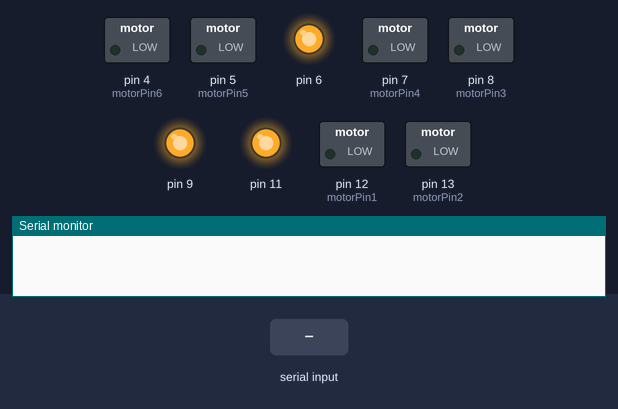
The sketch below on a simulated Arduino Uno, built with avr-gcc and run on an emulated ATmega328P. Parts: switched loads named in the sketch (green lamp = pin HIGH), output pins drawn as LEDs (lit = HIGH), the last lines printed to the serial monitor. The test bench sets the inputs (shaded band).

Above: at 1.2 s.
1.3 s: "1" received over Serial
At 2.4 s:
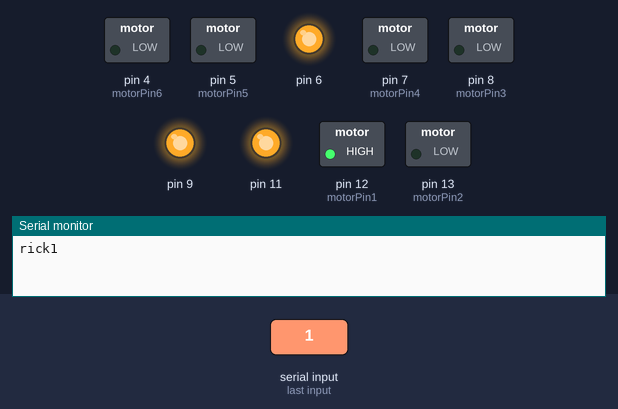
2.8 s: byte 100 ('d') received over Serial
At 3.5 s:
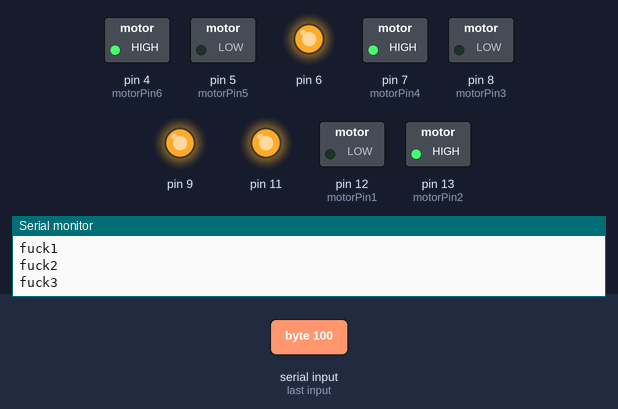
4.3 s: "3" received over Serial
At 4.7 s:
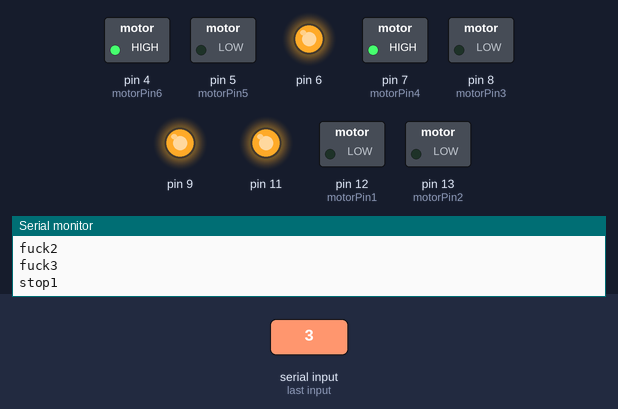
5.8 s: byte 48 ('0') received over Serial
At 7.0 s:
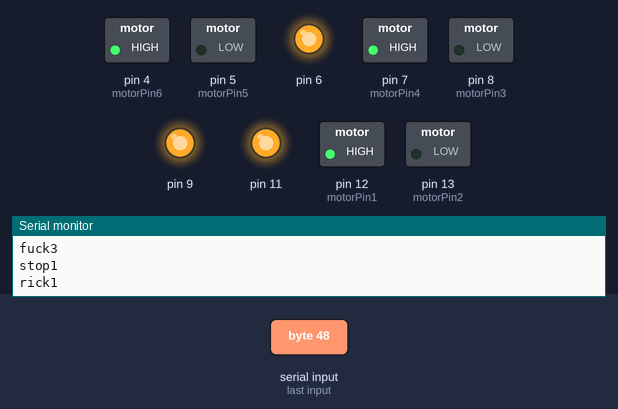
Timing chart, 0 to 15.3 s (numbered marks = the images above; inputs shaded):
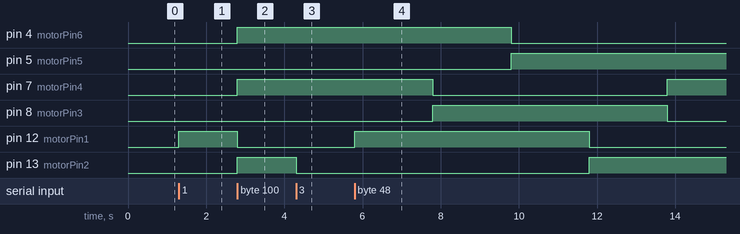

The sketch:

Stuart.ino
```cpp
const int motorPin1  = 12;
const int motorPin2  = 13;
const int motorPin3  = 8;
const int motorPin4  = 7;
const int motorPin5  = 5;
const int motorPin6  = 4;

void setup()
{
  pinMode(motorPin1, OUTPUT);
  pinMode(motorPin2, OUTPUT);
  pinMode(motorPin3, OUTPUT);
  pinMode(motorPin4, OUTPUT);
  pinMode(motorPin5, OUTPUT);
  pinMode(motorPin6, OUTPUT);
  pinMode(6, OUTPUT);
  analogWrite(6, 255);
  pinMode(9, OUTPUT);
  analogWrite(9, 255);
  pinMode(11, OUTPUT);
  analogWrite(11, 255);
  Serial.begin(9600);
}

void loop()
{
  char s;
  if (Serial.available())
  {
    s = Serial.read();

    if (s == '1')
      Aup();
    else if (s == '2')
      Adown();
    else if (s == '4')
      Bup();
    else if (s == '5')
      Bdown();
    else if (s == '7')
      Cup();
    else if (s == '8')
      Cdown();
    else if (s == '3')
      Astop();
    else if (s == '6')
      Bstop();
    else if (s == '9')
      Cstop();
    else if (s == 'a')
      allUp();
    else if (s == 'd')
      allDown();
    else if (s == 's')
      stopAll();
    else if (s == '0')
      style();
  }
}

void style()
{
  while (true)
  {
    Aup();
    delay(2000);
    Bup();
    delay(2000);
    Cup();
    delay(2000);
    Adown();
    delay(2000);
    Bdown();
    delay(2000);
    Cdown();
    delay(2000);
  }
}

void Aup()                                                     //This code  will turn Motor A up.
{
  digitalWrite(motorPin1, HIGH);
  digitalWrite(motorPin2, LOW);
  Serial.println("rick1");
  // delay(5000);
}

void Adown()                                                   //This code will turn Motor A down.
{
  digitalWrite(motorPin1, LOW);
  digitalWrite(motorPin2, HIGH);
  Serial.println("fuck1");
  //  delay(5000);
}

void Astop()                                                  //This code will stop Motor A.
{
  digitalWrite(motorPin1, LOW);
  digitalWrite(motorPin2, LOW);
  Serial.println("stop1");
}

void Bup()                                                    //This code  will turn MotorB up.
{
  digitalWrite(motorPin3, HIGH);
  digitalWrite(motorPin4, LOW);
  Serial.println("rick2");
  //  delay(5000);
}

void Bdown()                                                  //This code will turn Motor B down.
{
  digitalWrite(motorPin3, LOW);
  digitalWrite(motorPin4, HIGH);
  Serial.println("fuck2");
  //  delay(5000);
}

void Bstop()                                                  //This code will stop Motor B.
{
  digitalWrite(motorPin3, LOW);
  digitalWrite(motorPin4, LOW);
  Serial.println("stop2");
}

void Cup()                                                    //This code will turn Motor C up.
{
  digitalWrite(motorPin5, HIGH);
  digitalWrite(motorPin6, LOW);
  Serial.println("rick3");
  // delay(5000);
}

void Cdown()                                                  //This code will turn Motor C down.
{
  digitalWrite(motorPin5, LOW);
  digitalWrite(motorPin6, HIGH);
  Serial.println("fuck3");
  // delay(5000);
}

void Cstop()                                                  //This code will stop Motor C.
{
  digitalWrite(motorPin5, LOW);
  digitalWrite(motorPin6, LOW);
  Serial.println("stop3");
}

void allUp()                                                //STOPS THE MOTHERFUCKING UNIVERSE.
{
  Aup(); Bup(); Cup();
}

void allDown()                                                //STOPS THE MOTHERFUCKING UNIVERSE.
{
  Adown(); Bdown(); Cdown();
}

void stopAll()                                                //STOPS THE MOTHERFUCKING UNIVERSE.
{
  Astop(); Bstop(); Cstop();
}
```

Measured:
- after the input at 1.3 s, pin 12 (motorPin1): LOW → HIGH at once
- after the input at 2.8 s, pin 4 (motorPin6), pin 7 (motorPin4), pin 13 (motorPin2): LOW → HIGH at once; pin 12 (motorPin1): HIGH → LOW at once
- after the input at 4.3 s, pin 13 (motorPin2): HIGH → LOW at once
- after the input at 5.8 s, pin 4 (motorPin6): HIGH → LOW after 4.0 s; pin 5 (motorPin5): LOW → HIGH after 4.0 s; pin 7 (motorPin4): HIGH → LOW after 2.0 s, → HIGH 6.0 s later; pin 8 (motorPin3): LOW → HIGH after 2.0 s, → LOW 6.0 s later; pin 12 (motorPin1): LOW → HIGH at once, → LOW 6.0 s later
